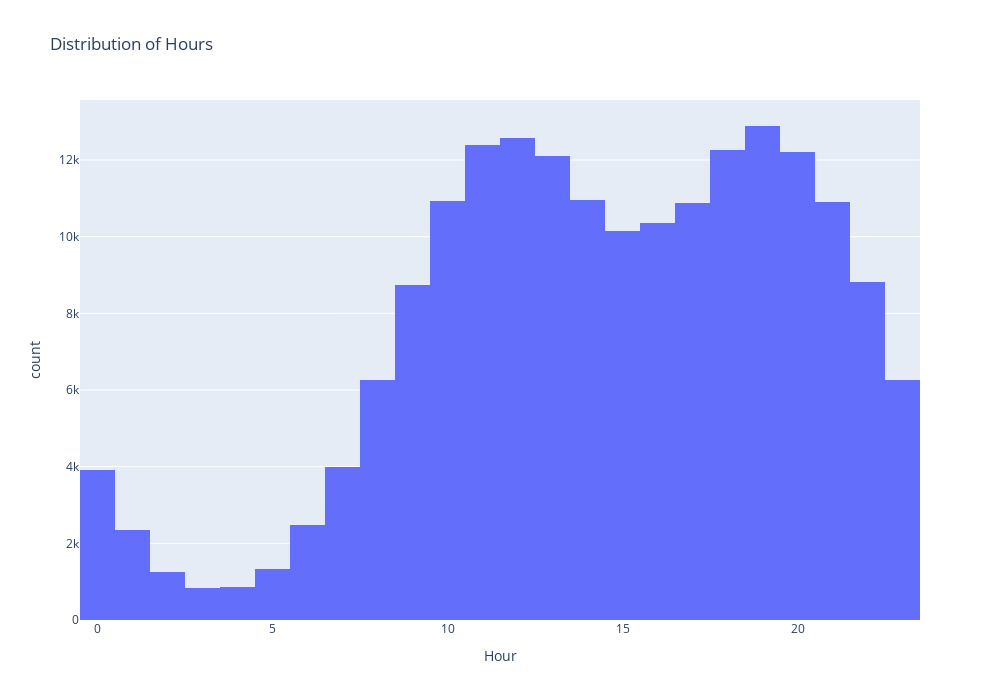

Notebook source saved alongside this figure:
### Markdown cell above
#### What time should we display advertisements to maximize likelihood of customer's buying product?
- Best time to invest in advertising between 11 to 13 or 18 to 20

### Code cell
fig = px.histogram(df, x='Hour', nbins=24, title='Distribution of Hours', labels={'Hour': 'Hour', 'count': 'Frequency'})

# Set the figure size
fig.update_layout(width=1000, height=700)

# Show the plot
fig.show()

### Figure 1 — Plotly figure (JSON) as saved in the notebook; plotly's stock layout.template omitted (floating-point values rounded to 4 significant figures; data arrays with more than 128 entries replaced by an {"elided": "..."} marker saying what was removed)
{"data": [{"alignmentgroup": "True", "bingroup": "x", "hovertemplate": "Hour=%{x}<br>count=%{y}<extra></extra>", "legendgroup": "", "marker": {"color": "#636efa", "pattern": {"shape": ""}}, "name": "", "nbinsx": 24, "offsetgroup": "", "orientation": "v", "showlegend": false, "type": "histogram", "x": {"elided": "185686 int values"}, "xaxis": "x", "yaxis": "y"}], "layout": {"barmode": "relative", "height": 700, "legend": {"tracegroupgap": 0}, "title": {"text": "Distribution of Hours"}, "width": 1000, "xaxis": {"anchor": "y", "domain": [0, 1], "title": {"text": "Hour"}}, "yaxis": {"anchor": "x", "domain": [0, 1], "title": {"text": "count"}}}}
